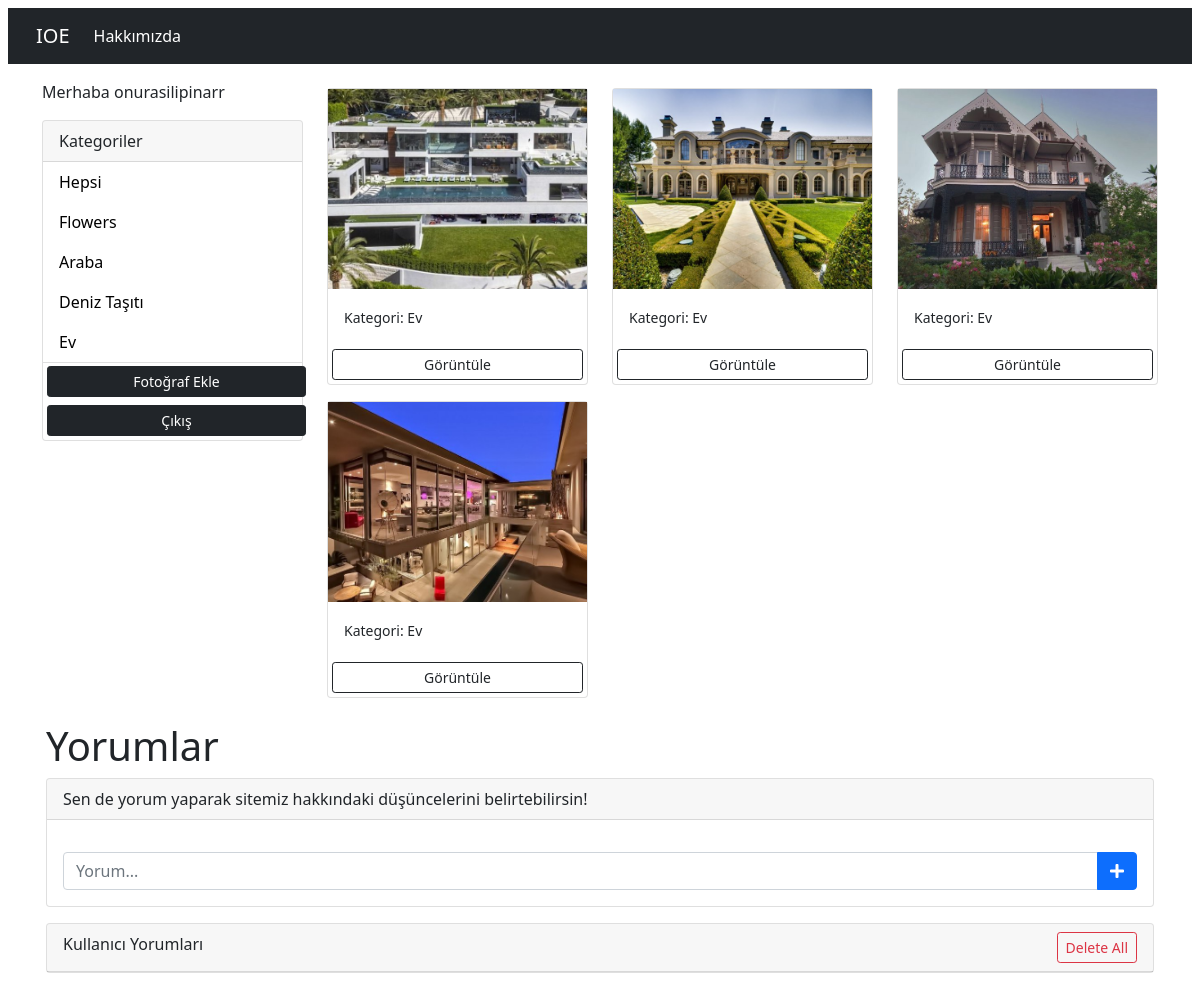
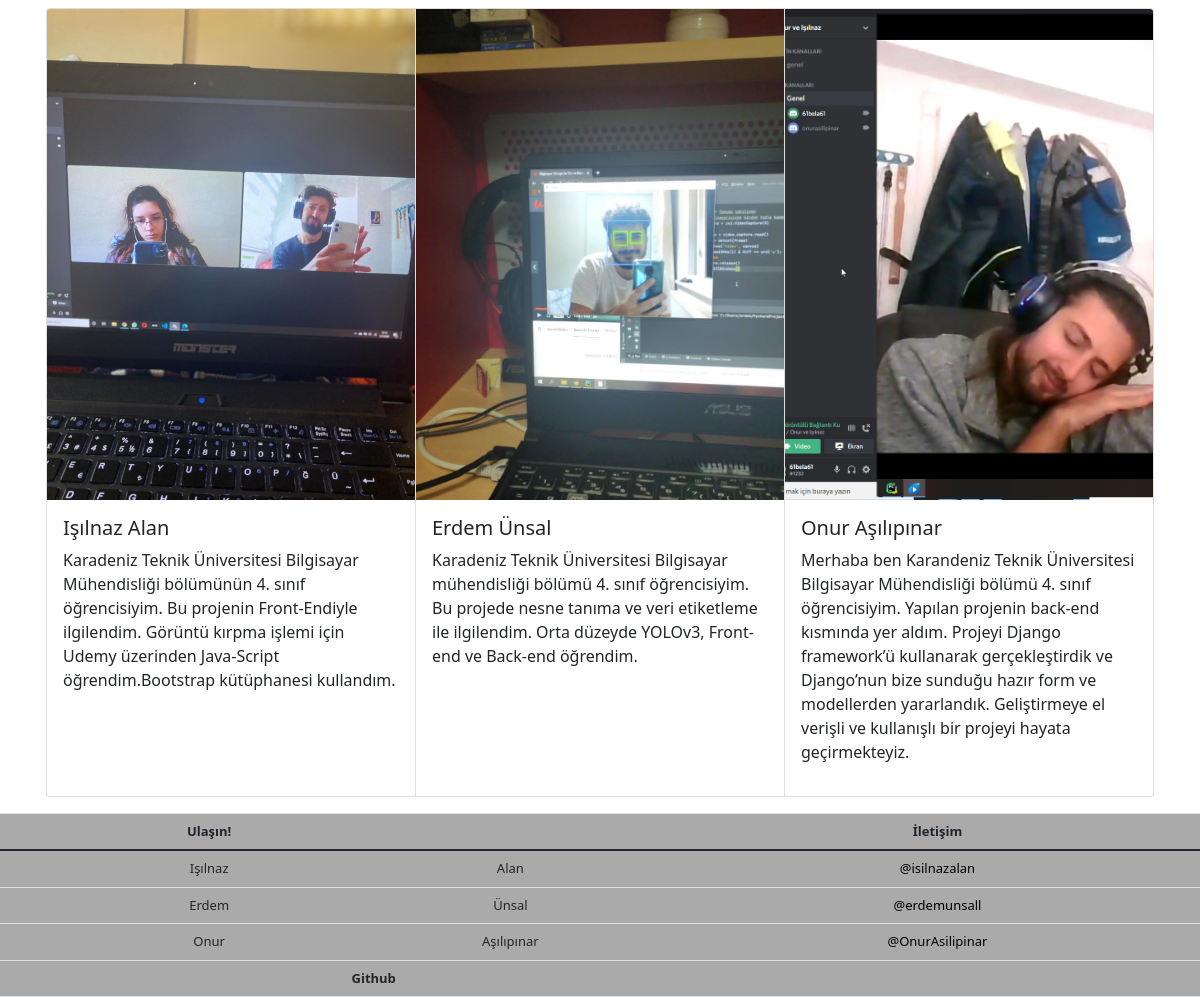
Page /?category=Ev (signed in) on the committed database (2 pictures, top to bottom).
### photos/models.py (models this page shows, shortened)
class Category(models.Model):
    class Meta:
        verbose_name = 'Category'
        verbose_name_plural = 'Categories'
    user = models.ForeignKey(
        User, on_delete=models.SET_NULL, null=True, blank=True)
    name = models.CharField(max_length=100, null=False, blank=False)

class Photo(models.Model):
    class Meta:
        verbose_name = 'Photo'
        verbose_name_plural = 'Photos'
    category = models.ForeignKey(
        Category, on_delete=models.SET_NULL, null=True, blank=True)
    image = models.ImageField(null=False, blank=False)
    description = models.TextField()

### photos/views.py (the view)
# urls.py: path('', views.gallery, name='gallery'),
@login_required(login_url='login')
def gallery(request):
    user = request.user
    category = request.GET.get('category')
    if category == None:
        photos = Photo.objects.filter(category__user=user)
    else:
        photos = Photo.objects.filter(
            category__name=category, category__user=user)
    categories = Category.objects.filter(user=user)
    context = {'categories': categories, 'photos': photos}
    return render(request, 'photos/gallery.html', context)

### photos/templates/photos/gallery.html (shortened to what this page needs)
{% load static %}
<!DOCTYPE html>
<html lang="en">
<head>
    <link rel="stylesheet" href="https://stackpath.bootstrapcdn.com/bootstrap/4.1.3/css/bootstrap.min.css">
    <link rel="stylesheet" href="https://use.fontawesome.com/releases/v5.4.1/css/all.css">
    <link href="https://cdn.jsdelivr.net/npm/bootstrap@5.0.0-beta1/dist/css/bootstrap.min.css" rel="stylesheet"
>
</head>
<body class="">
<nav class="navbar fixed-top m-2 navbar-expand-lg navbar-dark bg-dark" >
  <div class="container-fluid">
    <a class="navbar-brand" href="#">IOE</a>
    <div class="collapse navbar-collapse" id="navbarNavAltMarkup">
      <div class="navbar-nav">
        <a class="nav-link active" aria-current="page" href="#hakkimizda">Hakkımızda</a>
      </div>
    </div>
  </div>
</nav>
    <div class="container">
        <div class="row">
            <div class="col-md-3">
                {% if request.user.is_authenticated %}
                <p>Merhaba {{request.user}}</p>
                {% endif %}
                <div class="card">
                    <div class="card-header">
                        Kategoriler
                    </div>
                    <ul class="list-group list-group-flush">
                        <li class="list-group-item">
                            <a href="{% url 'gallery' %}">Hepsi</a>
                        </li>
                        {% for category in categories %}
                        <li class=" list-group-item">
                            <a href="{% url 'gallery' %}?category={{category.name}}">
                                {{category.name}}
                            </a>
                        </li>
                        {% endfor %}
                        <a href="{% url 'add' %}" class="btn btn-dark btn-block btn-sm m-1">Fotoğraf Ekle</a>
                        <a href="{% url 'logout' %}" class="btn btn-dark btn-block btn-sm m-1">Çıkış</a>
                    </ul>
                </div>
            </div>
            <div class="col-md-9">
                <div class="row">
                    {% for photo in photos %}
                    <div class="col-md-4">
                        <div class="card my-2">
                            <img class="image-thumbail" src="{{photo.image.url}}" alt="Card image cap">
                            <div class="card-body">
                                <small>Kategori: {{photo.category.name}}</small>
                            </div>
                            <a href="{% url 'photo' photo.id %}" class="btn btn-outline-dark btn-sm m-1">Görüntüle</a>
                        </div>
                    </div>
                    {% empty %}
                    <h3>No photos...</h3>
                    {% endfor %}
                </div>
            </div>
        </div>
    </div>
<div class="container p-3">
        <h1 class="app-title" id="header">Yorumlar</h1>
        <div class="card">
            <div class="card-header">
                Sen de yorum yaparak sitemiz hakkındaki düşüncelerini belirtebilirsin!
            </div>
            <div class="card-body">
                <form id="addTaskForm">
                    <div class="input-group mt-3">
                    <input id="txtTaskName" name="taskName" type="text" class="form-control" placeholder="Yorum..." aria-describedby="btnAddNewTask">
                    <div class="input-group-append">
                        <button class="btn btn-primary" type="submit" id="btnAddNewTask">
                            <i class="fas fa-plus"></i>
                        </button>
                    </div>
                </div>
                </form>
            </div>
        </div>
        <div class="card mt-3">
            <div class="card-header">
                Kullanıcı Yorumları
                <a id="btnDeleteAll" href="#" class="btn btn-outline-danger btn-sm delete-all float-right">
                    Delete All
                </a>
            </div>
        </div>
    <div class="card-group" id="hakkimizda" style="padding-top: 2rem">
  <div class="card">
    <img src="{% static 'images/card2.jpeg' %}" class="card-img-top" alt="...">
    <div class="card-body">
      <h5 class="card-title">Işılnaz Alan</h5>
      <p class="card-text">Karadeniz Teknik Üniversitesi Bilgisayar Mühendisliği bölümünün 4. sınıf öğrencisiyim. Bu projenin Front-Endiyle ilgilendim. Görüntü kırpma işlemi için Udemy üzerinden Java-Script öğrendim.Bootstrap kütüphanesi kullandım.</p>
    </div>
  </div>
  <div class="card">
    <img src="{% static 'images/card3.jpeg' %}" class="card-img-top" alt="...">
    <div class="card-body">
      <h5 class="card-title">Erdem Ünsal</h5>
      <p class="card-text">Karadeniz Teknik Üniversitesi Bilgisayar mühendisliği bölümü 4. sınıf öğrencisiyim. Bu projede nesne tanıma ve veri etiketleme ile ilgilendim. Orta düzeyde  YOLOv3, Front-end ve Back-end öğrendim.</p>
    </div>
  </div>
  <div class="card">
    <img src="{% static 'images/card1.png' %}" class="card-img-top" alt="...">
    <div class="card-body">
      <h5 class="card-title">Onur Aşılıpınar</h5>
      <p class="card-text">Merhaba ben Karandeniz Teknik Üniversitesi Bilgisayar Mühendisliği bölümü 4. sınıf öğrencisiyim. Yapılan projenin  back-end kısmında yer aldım. Projeyi Django framework’ü kullanarak gerçekleştirdik ve Django’nun bize sunduğu hazır form ve modellerden yararlandık. Geliştirmeye el verişli ve kullanışlı bir projeyi hayata geçirmekteyiz.</p>
    </div>
  </div>
</div>
    </div>
<table class="table m-0" style="width:100%; background-color: #aaaaaa; text-align: center; font-size: small">
  <thead>
    <tr>
      <th scope="col"></th>
      <th scope="col">Ulaşın!</th>
      <th scope="col"></th>
      <th scope="col">İletişim</th>
    </tr>
  </thead>
  <tbody>
    <tr>
      <th scope="row"></th>
      <td>Işılnaz</td>
      <td>Alan</td>
      <td><a href="https://twitter.com/isilnazalan" style="text-decoration: none; color: black" >@isilnazalan</a> </td>
    </tr>
    <tr>
      <th scope="row"></th>
      <td>Erdem</td>
      <td>Ünsal</td>
      <td><a href="https://twitter.com/erdemunsall" style="text-decoration: none; color: black" >@erdemunsall</a></td>
    </tr>
    <tr>
    <tr>
      <th scope="row"></th>
      <td>Onur</td>
      <td>Aşılıpınar</td>
      <td><a href="https://twitter.com/OnurAsilipinar" style="text-decoration: none; color: black" >@OnurAsilipinar</a></td>
    </tr>
    <tr>
      <th scope="row"></th>
      <td colspan="2"><b>Github</b></td>
      <td></td>
    </tr>
  </tbody>
</table>
</body>
</html>

### photos/templates/photos/gallery.html (style rules this page uses)
body { padding-top: 5rem; }
.image-thumbail { height: 200px; object-fit: cover; }
.list-group-item a { text-decoration: none; color: black; }
table { padding-bottom: 0px; }

### rows in the picture
Category: name "Flowers"
Category: name "Araba"
Category: name "Deniz Taşıtı"
Category: name "Ev"
Photo: image (picture), category.name "Ev"
Photo: image (picture), category.name "Ev"
Photo: image (picture), category.name "Ev"
Photo: image (picture), category.name "Ev"

### other values in the picture
{{ request.user }} "onurasilipinarr"
